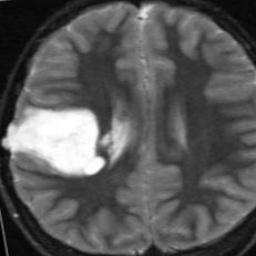
#> input picture AV2/Projeto4/tumor_218.jpg, 256 x 256 px
$ jupyter execute MedicalImage.ipynb
#> lines starting #> are read from the running program, lines starting #| are printed output that depends on the picture; after the words box and inside, x2 and y2 are one past the last pixel; in counts of white or black regions, pixels touching at a corner belong together
[cell 1]
import cv2
import numpy as np
import matplotlib.pyplot as plt

[cell 2]
# 1. Carregar imagem
img = cv2.imread('tumor_218.jpg')
#> img is the input picture: shape (256, 256, 3); min 0, max 255, mean 88.3
gray = cv2.cvtColor(img, cv2.COLOR_BGR2GRAY)

[cell 3]
# 2. Suavização para redução de ruído
blur = cv2.GaussianBlur(gray, (5, 5), 0)

[cell 4]
# 3. Binarização com limiar adaptativo (ou Otsu)
_, thresh = cv2.threshold(blur, 190, 255, cv2.THRESH_BINARY)
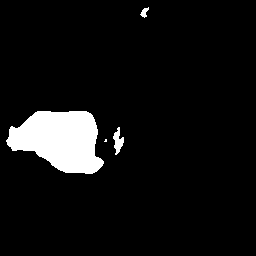
#> thresh: shape (256, 256); 6.8% white; 4 white regions (1 under 20 px), largest, box (x1, y1, x2, y2) and area: (6, 111, 104, 174) 4262, (113, 127, 124, 155) 162, (140, 7, 149, 18) 51

[cell 5]
# 4. Operações morfológicas (fechamento -> abertura)
kernel = np.ones((5, 5), np.uint8)
opening = cv2.morphologyEx(thresh, cv2.MORPH_OPEN, kernel)
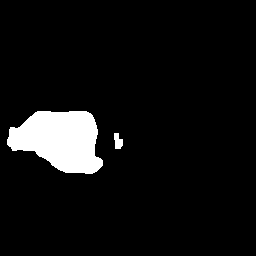
#> opening: shape (256, 256); 6.7% white; 2 white regions, box (x1, y1, x2, y2) and area: (7, 111, 103, 174) 4255, (114, 133, 123, 149) 106
closing = cv2.morphologyEx(opening, cv2.MORPH_CLOSE, kernel)
#> closing: shape (256, 256); 6.7% white; 2 white regions, box (x1, y1, x2, y2) and area: (7, 111, 103, 174) 4258, (114, 133, 123, 149) 106

[cell 6]
# 5. Aplicar máscara para isolar o tumor da imagem original
masked = cv2.bitwise_and(gray, gray, mask=closing)

[cell 7]
# 6. Exibir resultado como no modelo (imagem original, binarizada, tumor isolado)
plt.figure(figsize=(14, 8))

# Imagem original
plt.subplot(1, 3, 1)
plt.title("Imagem Original")
plt.imshow(cv2.cvtColor(img, cv2.COLOR_BGR2RGB))
plt.axis("off")

# Região saudável
plt.subplot(1, 3, 2)
plt.title("Binarização")
plt.imshow(opening, cmap='gray')
plt.axis("off")

# Região danificada
plt.subplot(1, 3, 3)
plt.title("Nódulo (pixels da imagem original) isolado")
plt.imshow(masked, cmap='gray')
plt.axis("off")

plt.show()
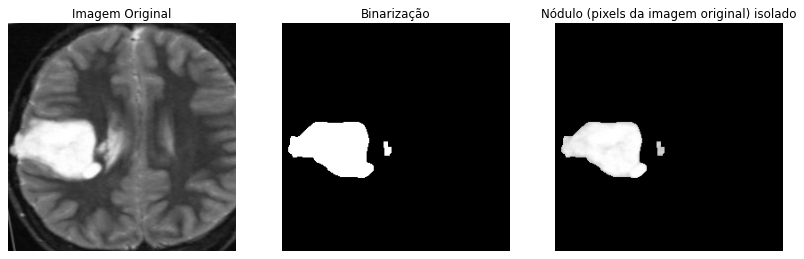
#> figure drawn by matplotlib, 3 panels
